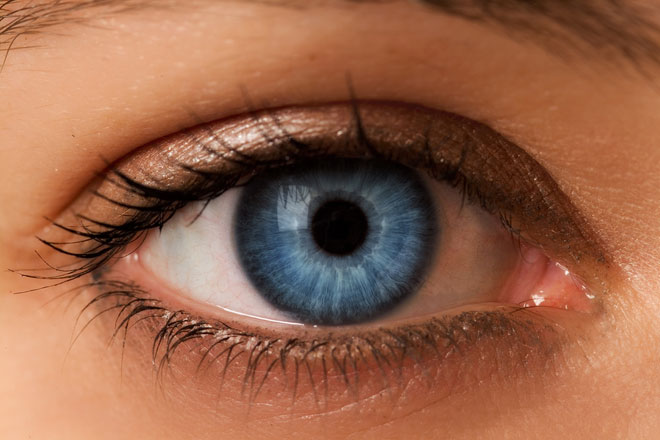
#> input picture cv2/ch23/eye-color-blue-z-c-660x440.jpg, 660 x 440 px
$ python test1.py
#> lines starting #> are read from the running program, lines starting #| are printed output that depends on the picture; after the words box and inside, x2 and y2 are one past the last pixel; in counts of white or black regions, pixels touching at a corner belong together
# encoding:utf-8
'''
一个圆环 需要 3 个参数来确定。所以进行圆环 夫变换的累加器必须是 3 维的
  这样的 效率 就会很低。所以 OpenCV 用来一个比 巧妙的办法 霍夫梯度法 它可以使 用边界的梯度信息。

参数：
image： 8位，单通道图像。如果使用彩色图像，请先转换为灰度。
method：定义检测图像中的圆的方法。目前，唯一实现的方法是cv2.HOUGH_GRADIENT对应于Yuen等。纸。
dp：该参数是累加器分辨率与图像分辨率的反比（详见Yuen等人）。实质上，dp获取越大，累加器数组越小。
minDist：检测到的圆的中心（x，y）坐标之间的最小距离。如果minDist太小，则可能（错误地）检测到与原始相邻的多个圆。如果minDist太大，那么一些圈子根本就不会被检测到。
param1： Yuen等人用于处理边缘检测的梯度值 方法。
param2：该cv2.HOUGH_GRADIENT方法的累加器阈值。阈值越小，检测到的圈子越多（包括虚假圈子）。阈值越大，可能会返回的圈数越多。
minRadius：半径的最小大小（以像素为单位）。
maxRadius：半径的最大大小（以像素为单位）。
'''
import cv2
import numpy as np
import matplotlib.pyplot as plt

img = cv2.imread('eye-color-blue-z-c-660x440.jpg')
#> img is the input picture: shape (440, 660, 3); mean B, G, R 74.2, 99.8, 152.5
gray = cv2.cvtColor(img, cv2.COLOR_BGR2GRAY)  # 灰度图像
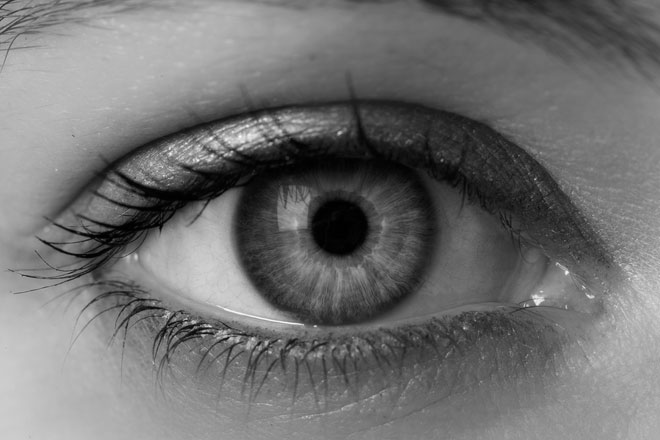
#> gray: shape (440, 660); min 0, max 253, mean 112.7

plt.subplot(121), plt.imshow(img, cmap='gray')
plt.title('img'), plt.xticks([]), plt.yticks([])
# hough transform  规定检测的圆的最大最小半径，不能盲目的检测，否则浪费时间空间
# circle1 = cv2.HoughCircles(gray, cv2.HOUGH_GRADIENT, 1, 100, param1=100, param2=30, minRadius=200, maxRadius=300)
circle1 = cv2.HoughCircles(gray, cv2.HOUGH_GRADIENT, 1, 100, param1=100, param2=30, minRadius=100, maxRadius=200)  #把半径范围缩小点，检测内圆，瞳孔
#> circle1 = 13 rows, first 8: [255.5, 260.5, 141.1], [371.5, 238.5, 141.1], [457.5, 328.5, 182.9], [244.5, 159.5, 173], [80.5, 123.5, 121.2], [466.5, 196.5, 174.1], [176.5, 339.5, 157.6], [290.5, 390.5, 141.1]
circles = circle1[0, :, :]  # 提取为二维
#> circles has the same summary as circle1
circles = np.uint16(np.around(circles))  # 四舍五入，取整
#> circles = 13 rows, first 8: [256, 260, 141], [372, 238, 141], [458, 328, 183], [244, 160, 173], [80, 124, 121], [466, 196, 174], [176, 340, 158], [290, 390, 141]
for i in circles[:]:
    cv2.circle(img, (i[0], i[1]), i[2], (255, 0, 0), 5)  # 画圆
    cv2.circle(img, (i[0], i[1]), 2, (255, 0, 0), 10)  # 画圆心
#> this loop made 13 passes
#> i on passes 1 to 12: [256, 260, 141], [372, 238, 141], [458, 328, 183], [244, 160, 173], [80, 124, 121], [466, 196, 174], [176, 340, 158], [290, 390, 141], [394, 424, 143], [558, 370, 163], [152, 438, 136], [152, 8, 151]
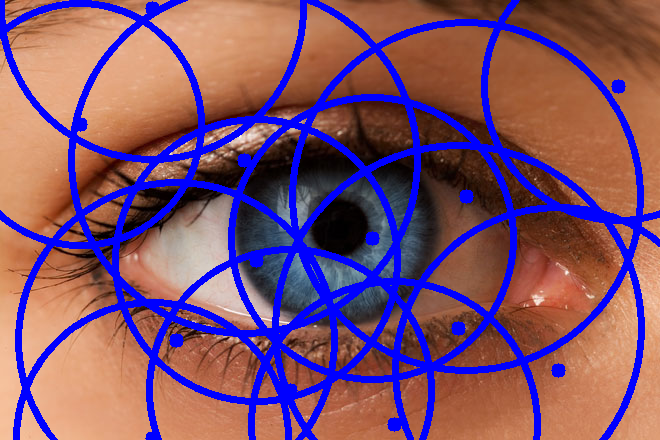
#> img: shape (440, 660, 3); 19.57% of pixels changed, all inside (x1, y1, x2, y2) = (0, 0, 660, 440)

plt.subplot(122), plt.imshow(img)
plt.title('circle'), plt.xticks([]), plt.yticks([])
plt.show()
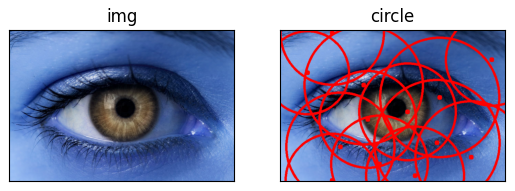
#> figure drawn by matplotlib, 2 panels; B, G, R data is drawn as R, G, B
